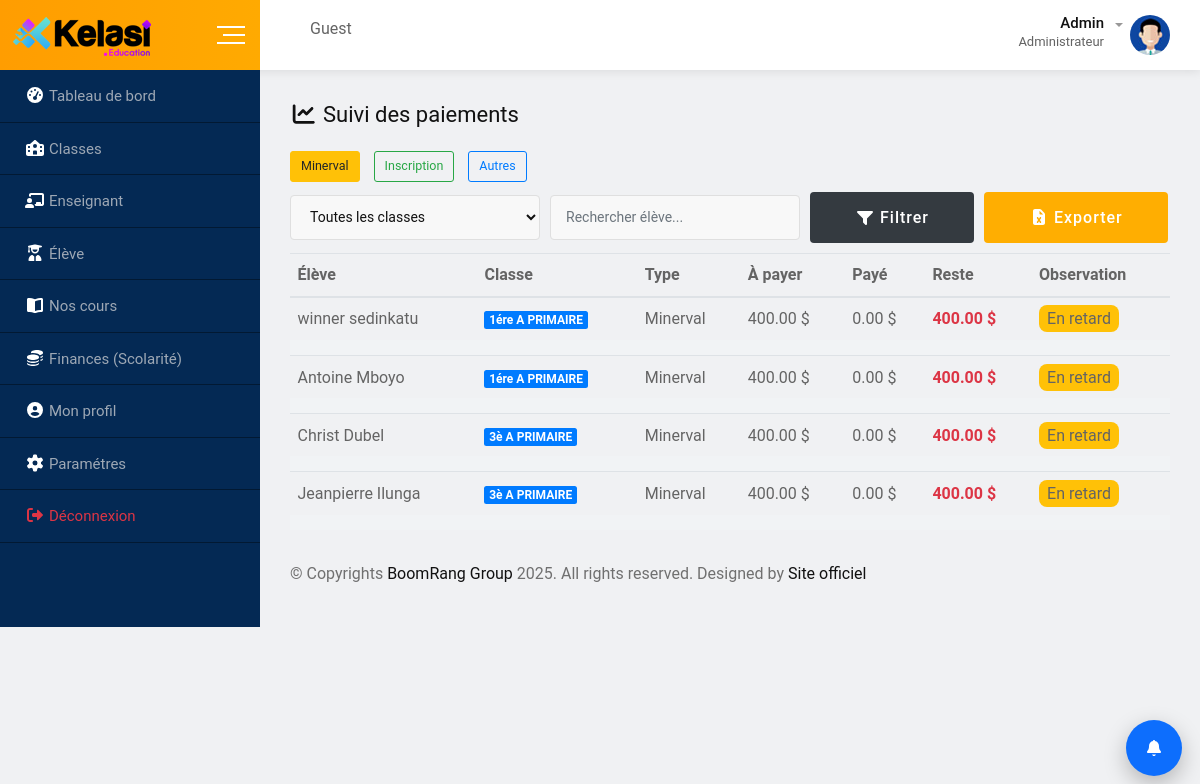
The page /admin/controle.php (signed in) on the database its author committed.
### tables this page shows
CREATE TABLE `students` (
  `id` int(11) NOT NULL,
  `first_name` varchar(100) NOT NULL,
  `last_name` varchar(100) NOT NULL,
  `username` varchar(100) NOT NULL,
  `gender` varchar(10) DEFAULT NULL,
  `date_of_birth` date DEFAULT NULL,
  `email` varchar(150) NOT NULL,
  `phone` varchar(20) DEFAULT NULL,
  `class_id` int(11) DEFAULT NULL,
  `PASSWORD` varchar(255) NOT NULL,
  `father` varchar(50) NOT NULL,
  `mother` varchar(50) NOT NULL,
  `phone_responsable` varchar(20) NOT NULL,
  `email_responsable` varchar(150) NOT NULL,
  `created_at` timestamp NOT NULL DEFAULT current_timestamp(),
  `code_ecole` varchar(11) NOT NULL,
  `ecole_provenance` text NOT NULL,
  `statut` enum('valider','invalide') NOT NULL DEFAULT 'invalide'
);

### admin/controle.php (the view, shortened to what this page needs)
<?php
$pdo = null;
$codeEcole = $_SESSION['code_ecole'] ?? '';
$type = $_GET['type'] ?? 'Minerval';
$sort = $_GET['sort'] ?? 'classe';
$classeFilter = $_GET['classe'] ?? '';
$config = [];
$sqlConfig = "
SELECT
    c.id AS classe_id,
    COALESCE(fi.montant, 0) AS inscription,
    COALESCE(m.montant, 0) AS minerval,
    COALESCE(af.montant, 0) AS autre
FROM classes c
LEFT JOIN frais_d_inscription fi
ON fi.classe = c.id
AND fi.code_ecole = c.code_ecole
LEFT JOIN minerval m
ON m.classe = c.id
AND m.code_ecole = c.code_ecole
LEFT JOIN autres_frais af
ON af.classe = c.id
AND af.code_ecole = c.code_ecole
WHERE c.code_ecole = ?
";
$stmtConfig = $pdo->prepare($sqlConfig);
$stmtConfig->execute([$codeEcole]);
while ($row = $stmtConfig->fetch(PDO::FETCH_ASSOC)) {
    $config[$row['classe_id']] = [
        'inscription' => (float)$row['inscription'],
        'minerval'    => (float)$row['minerval'],
        'autre'       => (float)$row['autre']
    ];
}
$sqlEleves = "
SELECT
    s.id,
    s.class_id,
    CONCAT(
        s.first_name, ' ',
        s.last_name
    ) AS nom,
    CONCAT(
        c.classe, ' ',
        c.description, ' ',
        COALESCE(niv.description, ''), ' ',
        COALESCE(sec.description, ''), ' ',
        COALESCE(opt.description, '')
    ) AS classe_nom
FROM students s
LEFT JOIN classes c
ON c.id = s.class_id
LEFT JOIN niveau niv
ON niv.id = c.niveau
LEFT JOIN section sec
ON sec.id = c.section
LEFT JOIN `options` opt
ON opt.id = c.`options`
WHERE s.code_ecole = ?
";
$stmtEleves = $pdo->prepare($sqlEleves);
$stmtEleves->execute([$codeEcole]);
$eleves = $stmtEleves->fetchAll(PDO::FETCH_ASSOC);
usort($eleves, function ($a, $b) use ($sort) {
    if ($sort === 'eleve') {
        return strcmp($a['nom'], $b['nom']);
    }
    return strcmp($a['classe_nom'], $b['classe_nom']);
});
$paiements = [];
?>
<!doctype html>
<html lang="fr">
<head>
    <link rel="stylesheet" href="../css/bootstrap.min.css">
    <link rel="stylesheet" href="../css/all.min.css">
    <link rel="stylesheet" href="../css/select2.min.css">
    <link rel="stylesheet" href="../style.css">
</head>
<body>
    <div class="wrapper">
        <?php require __DIR__.'/layout/navbar.php'; ?>
        <div class="dashboard-page-one">
            <?php require __DIR__.'/layout/sidebar.php'; ?>
            <div class="dashboard-content-one page-container mt-5">
                <h3>
                    <i class="fas fa-chart-line"></i>
                    Suivi des paiements
                </h3>
                <div class="mb-3 filter-btn">
                    <a href="?type=Minerval"
                        class="btn <?= $type=='Minerval' ? 'btn-warning btn-lg' : 'btn-outline-warning btn-lg' ?>">
                        Minerval
                    </a>
                    <a href="?type=Inscription"
                        class="btn <?= $type=='Inscription' ? 'btn-success btn-lg' : 'btn-outline-success btn-lg' ?>">
                        Inscription
                    </a>
                    <a href="?type=Autre"
                        class="btn <?= $type=='Autre' ? 'btn-primary btn-lg' : 'btn-outline-primary btn-lg' ?>">
                        Autres
                    </a>
                </div>
                <form method="GET" class="mb-3 gap-2 form-group">
                    <div class="d-flex align-items-center gap-2 flex-nowrap overflow-auto">
                        <select name="classe" class="form-control" style="width:250px; flex-shrink:0;">
                            <option value="">Toutes les classes</option>
                        </select>
                        <div class="input-group" style="width:250px; flex-shrink:0; margin-left:1rem;">
                            <input type="text" id="searchInput" class="form-control" placeholder="Rechercher élève...">
                        </div>
                        <button class="btn-fill-lg btn-hover-bluedark bg-dark"
                            style="margin-left:1rem;margin-right:1rem;">
                            <i class="fas fa-filter me-1"></i>
                            Filtrer
                        </button>
                        <a href="?type=<?= urlencode($type) ?>&classe=<?= urlencode((string)$classeFilter) ?>&sort=<?= urlencode($sort) ?>&export=1"
                            class="btn-fill-lg btn-gradient-yellow btn-hover-bluedark">
                            <i class="fas fa-file-excel me-1"></i>
                            Exporter
                        </a>
                    </div>
                </form>
                <div class="table-responsive">
                    <table class="table table-hover" id="tableEleves">
                        <thead>
                            <tr>
                                <th>Élève</th>
                                <th>Classe</th>
                                <th>Type</th>
                                <th>À payer</th>
                                <th>Payé</th>
                                <th>Reste</th>
                                <th>Observation</th>
                            </tr>
                        </thead>
                        <tbody>
                            <?php foreach ($eleves as $e):
$classeId = (int)$e['class_id'];
$montant = $config[$classeId][strtolower($type)] ?? 0;
$paye = $paiements[$e['id']][$type] ?? 0;
$reste = $montant - $paye;
?>
                            <tr>
                                <td class="nom">
                                    <?= htmlspecialchars($e['nom']) ?>
                                </td>
                                <td>
                                    <span class="badge badge-classe">
                                        <?= htmlspecialchars($e['classe_nom']) ?>
                                    </span>
                                </td>
                                <td><?= htmlspecialchars($type) ?></td>
                                <td><?= number_format($montant, 2) ?> $</td>
                                <td><?= number_format($paye, 2) ?> $</td>
                                <td class="<?= $reste <= 0 ? 'reste-ok' : 'reste-ko' ?>">
                                    <?= number_format($reste, 2) ?> $
                                </td>
                                <td>
                                    <?= $reste <= 0
? '✔ Soldé'
: '<span class="badge-retard">En retard</span>' ?>
                                </td>
                            </tr>
                            <tr class="group-sep">
                                <td colspan="7"></td>
                            </tr>
                            <?php endforeach; ?>
                        </tbody>
                    </table>
                </div>
                <?php require __DIR__ . '/layout/footer.php'; ?>
            </div>
        </div>
    </div>
</body>
</html>

### css/main.css (style rules this page uses)
html { color: #222; font-size: 1em; line-height: 1.4; }
audio, canvas, iframe, img, svg, video { vertical-align: middle; }

### admin/controle.php (style rules this page uses)
body { background: #f5f7fa; }
.form-control { border: 1px solid #dfdfdf !important; }
.badge-classe { background: #007bff; padding: 6px 10px; border-radius: 10px; color: #fff; }
.reste-ko { color: #dc3545; font-weight: bold; }
.badge-retard { background: #ffc107; padding: 4px 8px; border-radius: 8px; }
tr.group-sep td { background: #f1f3f5; height: 5px; border: none; }
.filter-btn a { margin-right: 10px; }

### rows shown on the page
students: nom "winner sedinkatu", classe_nom "1ére A PRIMAIRE", class "400.00", id "0.00", reste "400.00", shows "En retard"
students: nom "Antoine Mboyo", classe_nom "1ére A PRIMAIRE", class "400.00", id "0.00", reste "400.00", shows "En retard"
students: nom "Christ Dubel", classe_nom "3è A PRIMAIRE", class "400.00", id "0.00", reste "400.00", shows "En retard"
students: nom "Jeanpierre Ilunga", classe_nom "3è A PRIMAIRE", class "400.00", id "0.00", reste "400.00", shows "En retard"
